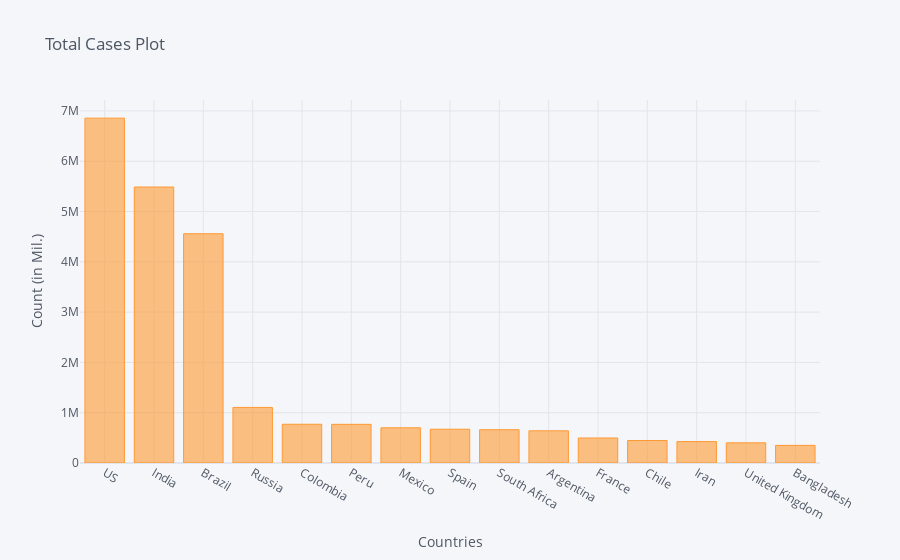

Source (notebook cell):
### Code cell
corona_dframe_agg_plot.iplot(kind='bar', x='Country/Region', y='9/21/20',
                             title='Total Cases Plot',xTitle='Countries',yTitle='Count (in Mil.)')

### Figure 1 — Plotly figure (JSON) as saved in the notebook; plotly's stock layout.template omitted (floating-point values rounded to 4 significant figures)
{"data": [{"marker": {"color": "rgba(255, 153, 51, 0.6)", "line": {"color": "rgba(255, 153, 51, 1.0)", "width": 1}}, "name": "9/21/20", "orientation": "v", "text": "", "type": "bar", "x": ["US", "India", "Brazil", "Russia", "Colombia", "Peru", "Mexico", "Spain", "South Africa", "Argentina", "France", "Chile", "Iran", "United Kingdom", "Bangladesh"], "y": [6856884, 5487580, 4558040, 1105048, 770435, 768895, 700580, 671468, 661936, 640147, 496851, 447468, 425481, 401122, 350621]}], "layout": {"legend": {"bgcolor": "#F5F6F9", "font": {"color": "#4D5663"}}, "paper_bgcolor": "#F5F6F9", "plot_bgcolor": "#F5F6F9", "title": {"font": {"color": "#4D5663"}, "text": "Total Cases Plot"}, "xaxis": {"gridcolor": "#E1E5ED", "showgrid": true, "tickfont": {"color": "#4D5663"}, "title": {"font": {"color": "#4D5663"}, "text": "Countries"}, "zerolinecolor": "#E1E5ED"}, "yaxis": {"gridcolor": "#E1E5ED", "showgrid": true, "tickfont": {"color": "#4D5663"}, "title": {"font": {"color": "#4D5663"}, "text": "Count (in Mil.)"}, "zerolinecolor": "#E1E5ED"}}}
